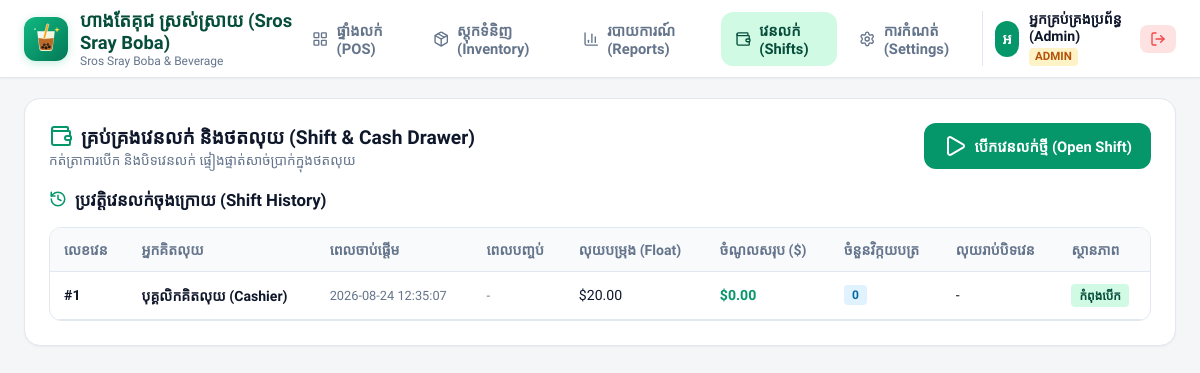
The page /shifts (signed in) on the database its author committed.
### tables this page shows
CREATE TABLE store_settings (
            key TEXT PRIMARY KEY,
            value TEXT NOT NULL,
            description TEXT
        );

CREATE TABLE shifts (
            id INTEGER PRIMARY KEY AUTOINCREMENT,
            cashier_id INTEGER NOT NULL,
            start_time TIMESTAMP DEFAULT CURRENT_TIMESTAMP,
            end_time TIMESTAMP,
            opening_float_usd REAL DEFAULT 0.0,
            opening_float_khr REAL DEFAULT 0.0,
            closing_cash_usd REAL DEFAULT 0.0,
            closing_cash_khr REAL DEFAULT 0.0,
            total_sales_usd REAL DEFAULT 0.0,
            total_sales_khr REAL DEFAULT 0.0,
            total_orders INTEGER DEFAULT 0,
            status TEXT DEFAULT 'open' CHECK (status IN ('open', 'closed')),
            notes TEXT,
            FOREIGN KEY (cashier_id) REFERENCES users (id)
        );

CREATE TABLE users (
            id INTEGER PRIMARY KEY AUTOINCREMENT,
            username TEXT UNIQUE NOT NULL,
            password_hash TEXT NOT NULL,
            full_name TEXT NOT NULL,
            role TEXT NOT NULL CHECK (role IN ('admin', 'cashier')),
            is_active INTEGER DEFAULT 1,
            created_at TIMESTAMP DEFAULT CURRENT_TIMESTAMP
        );

### app.py (the view)
@app.route('/shifts')
@login_required
def shifts_page():
    conn = get_db()
    shifts = conn.execute('''
        SELECT s.*, u.full_name as cashier_name
        FROM shifts s
        JOIN users u ON s.cashier_id = u.id
        ORDER BY s.id DESC LIMIT 30
    ''').fetchall()
    conn.close()
    current_shift = get_current_shift(session.get('user_id'))
    return render_template('shifts.html', shifts=shifts, current_shift=current_shift)

### app.py (called while the page is built)
def login_required(f):
    @wraps(f)
    def decorated_function(*args, **kwargs):
        if 'user_id' not in session:
            return redirect(url_for('login', next=request.url))
        return f(*args, **kwargs)
    return decorated_function

@app.context_processor
def inject_global_data():
    settings = get_store_settings()
    low_stock_count = 0
    try:
        alerts = get_low_stock_alerts()
        low_stock_count = len(alerts)
    except Exception:
        pass
    return {
        'settings': settings,
        'low_stock_count': low_stock_count,
        'current_user': {
            'id': session.get('user_id'),
            'username': session.get('username'),
            'full_name': session.get('full_name'),
            'role': session.get('role')
        } if 'user_id' in session else None,
        'now': datetime.datetime.now()
    }

### database.py (called while the page is built, shortened)
def is_cloud_db():
    return bool(TURSO_URL and TURSO_URL.strip().startswith(('libsql://', 'https://', 'http://')))

def get_db():
    if is_cloud_db():
        return connect_turso(TURSO_URL, TURSO_TOKEN)
    conn = sqlite3.connect(DB_PATH)
    conn.row_factory = sqlite3.Row
    conn.execute("PRAGMA foreign_keys = ON")
    return conn

def get_store_settings():
    conn = get_db()
    rows = conn.execute('SELECT key, value FROM store_settings').fetchall()
    conn.close()
    return {row['key']: row['value'] for row in rows}

def get_current_shift(cashier_id=None):
    conn = get_db()
    if cashier_id:
        shift = conn.execute('''
            SELECT * FROM shifts WHERE cashier_id = ? AND status = 'open'
            ORDER BY id DESC LIMIT 1
        ''', (cashier_id,)).fetchone()
    conn.close()
    return dict(shift) if shift else None

def get_low_stock_alerts():
    conn = get_db()
    alerts = conn.execute('''
        SELECT id, name_km, name_en, unit, current_stock, min_threshold,
               CASE
                   WHEN current_stock <= 0 THEN 'danger'
                   WHEN current_stock <= min_threshold THEN 'warning'
                   ELSE 'ok'
               END as status
        FROM raw_materials
        WHERE current_stock <= min_threshold
        ORDER BY current_stock ASC
    ''').fetchall()
    conn.close()
    return [dict(row) for row in alerts]

### templates/shifts.html (shortened to what this page needs)
{% extends "base.html" %}
{% block content %}
<div class="card-box">
  <div class="card-header-row">
    <div>
      <div class="card-title">
        <i data-lucide="wallet" style="width:24px;height:24px;color:var(--primary);"></i>
        គ្រប់គ្រងវេនលក់ និងថតលុយ (Shift & Cash Drawer)
      </div>
      <div style="font-size:0.85rem; color:#64748b;">កត់ត្រាការបើក និងបិទវេនលក់ ផ្ទៀងផ្ទាត់សាច់ប្រាក់ក្នុងថតលុយ</div>
    </div>
    <div>
      {% if not current_shift %}
      <button class="btn btn-primary" onclick="openShiftModal()">
        <i data-lucide="play"></i> បើកវេនលក់ថ្មី (Open Shift)
      </button>
      {% endif %}
    </div>
  </div>
  <div class="card-title" style="font-size:1.05rem; margin-bottom:1rem;">
    <i data-lucide="history" style="width:18px;height:18px;color:var(--primary);"></i>
    ប្រវត្តិវេនលក់ចុងក្រោយ (Shift History)
  </div>
  <div class="table-responsive">
    <table class="data-table">
      <thead>
        <tr>
          <th>លេខវេន</th>
          <th>អ្នកគិតលុយ</th>
          <th>ពេលចាប់ផ្តើម</th>
          <th>ពេលបញ្ចប់</th>
          <th>លុយបម្រុង (Float)</th>
          <th>ចំណូលសរុប ($)</th>
          <th>ចំនួនវិក្កយបត្រ</th>
          <th>លុយរាប់បិទវេន</th>
          <th>ស្ថានភាព</th>
        </tr>
      </thead>
      <tbody>
        {% for s in shifts %}
        <tr>
          <td><strong>#{{ s.id }}</strong></td>
          <td><strong>{{ s.cashier_name }}</strong></td>
          <td style="font-size:0.8rem; color:#64748b;">{{ s.start_time }}</td>
          <td style="font-size:0.8rem; color:#64748b;">{{ s.end_time or '-' }}</td>
          <td>${{ "%.2f"|format(s.opening_float_usd) }}</td>
          <td><strong style="color:#059669;">${{ "%.2f"|format(s.total_sales_usd) }}</strong></td>
          <td><span class="badge badge-info">{{ s.total_orders }}</span></td>
          <td>
            {% if s.status == 'closed' %}
              <strong>${{ "%.2f"|format(s.closing_cash_usd) }}</strong>
            {% else %}
              -
            {% endif %}
          </td>
          <td>
            {% if s.status == 'open' %}
              <span class="badge badge-success">កំពុងបើក</span>
            {% else %}
              <span class="badge badge-secondary">បានបិទ</span>
            {% endif %}
          </td>
        </tr>
        {% endfor %}
      </tbody>
    </table>
  </div>
</div>
{% endblock %}

### templates/base.html (shortened to what this page needs)
<!DOCTYPE html>
<html lang="km">
<head>
  <link rel="stylesheet" href="{{ url_for('static', filename='css/style.css') }}">
  <link rel="stylesheet" href="{{ url_for('static', filename='css/print.css') }}">
</head>
<body>
  {% if current_user %}
  <nav class="navbar">
    <a href="{{ url_for('pos_page') }}" class="nav-brand">
      <img src="{{ url_for('static', filename='images/shop_logo.svg') }}" alt="Logo" class="nav-logo">
      <div>
        <div class="brand-title">{{ settings.get('shop_name_km', 'ហាងតែគុជ ស្រស់ស្រាយ') }}</div>
        <div class="brand-subtitle">{{ settings.get('shop_name_en', 'Sros Sray Boba & Beverage') }}</div>
      </div>
    </a>
    <div class="nav-links">
      <a href="{{ url_for('pos_page') }}" class="nav-item {% if request.endpoint == 'pos_page' %}active{% endif %}">
        <i data-lucide="layout-grid"></i> ផ្ទាំងលក់ (POS)
      </a>
      {% if current_user.role == 'admin' %}
      <a href="{{ url_for('inventory_page') }}" class="nav-item {% if request.endpoint == 'inventory_page' %}active{% endif %}">
        <i data-lucide="package"></i> ស្តុកទំនិញ (Inventory)
      </a>
      <a href="{{ url_for('reports_page') }}" class="nav-item {% if request.endpoint == 'reports_page' %}active{% endif %}">
        <i data-lucide="bar-chart-3"></i> របាយការណ៍ (Reports)
      </a>
      {% endif %}
      <a href="{{ url_for('shifts_page') }}" class="nav-item {% if request.endpoint == 'shifts_page' %}active{% endif %}">
        <i data-lucide="wallet"></i> វេនលក់ (Shifts)
      </a>
      {% if current_user.role == 'admin' %}
      <a href="{{ url_for('settings_page') }}" class="nav-item {% if request.endpoint == 'settings_page' %}active{% endif %}">
        <i data-lucide="settings"></i> ការកំណត់ (Settings)
      </a>
      {% endif %}
    </div>
    <div class="nav-actions">
      <div class="user-profile">
        <div class="user-avatar">
          {{ current_user.full_name[:1] }}
        </div>
        <div class="user-info">
          <div class="user-name">{{ current_user.full_name }}</div>
          <span class="user-role role-{{ current_user.role }}">{{ current_user.role }}</span>
        </div>
      </div>
      <a href="{{ url_for('logout') }}" class="btn-logout" title="ចាកចេញ">
        <i data-lucide="log-out" style="width:16px;height:16px;"></i>
      </a>
    </div>
  </nav>
  {% endif %}
  <main class="main-wrapper">
    {% block content %}{% endblock %}
  </main>
</body>
</html>

### rows shown on the page
store_settings: get "ហាងតែគុជ ស្រស់ស្រាយ (Sros Sray Boba)"
store_settings: get "Sros Sray Boba & Beverage"
shifts: id "1", cashier_name "បុគ្គលិកគិតលុយ (Cashier)", start_time "2026-08-24 12:35:07", end_time "-", opening_float_usd "20.00", total_sales_usd "0.00", total_orders "0", status "កំពុងបើក"

### other values the page prints
{{ current_user.full_name[:1] }} "អ"
{{ current_user.full_name }} "អ្នកគ្រប់គ្រងប្រព័ន្ធ (Admin)"
{{ current_user.role }} "ADMIN"
